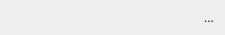
<?xml version="1.0" encoding="UTF-8"?>
<ui version="4.0">
 <class>MenuDiskItem</class>
 <widget class="QWidget" name="MenuDiskItem">
  <property name="geometry">
   <rect>
    <x>0</x>
    <y>0</y>
    <width>225</width>
    <height>35</height>
   </rect>
  </property>
  <property name="sizePolicy">
   <sizepolicy hsizetype="Expanding" vsizetype="Expanding">
    <horstretch>0</horstretch>
    <verstretch>0</verstretch>
   </sizepolicy>
  </property>
  <property name="windowTitle">
   <string>Form</string>
  </property>
  <layout class="QHBoxLayout" name="horizontalLayout">
   <property name="leftMargin">
    <number>4</number>
   </property>
   <property name="topMargin">
    <number>2</number>
   </property>
   <property name="rightMargin">
    <number>4</number>
   </property>
   <property name="bottomMargin">
    <number>2</number>
   </property>
   <item>
    <widget class="QLabel" name="diskIcon">
     <property name="sizePolicy">
      <sizepolicy hsizetype="Fixed" vsizetype="Fixed">
       <horstretch>0</horstretch>
       <verstretch>0</verstretch>
      </sizepolicy>
     </property>
     <property name="minimumSize">
      <size>
       <width>22</width>
       <height>22</height>
      </size>
     </property>
     <property name="maximumSize">
      <size>
       <width>22</width>
       <height>22</height>
      </size>
     </property>
     <property name="text">
      <string/>
     </property>
     <property name="scaledContents">
      <bool>true</bool>
     </property>
    </widget>
   </item>
   <item>
    <widget class="QLabel" name="diskLabel">
     <property name="text">
      <string/>
     </property>
    </widget>
   </item>
   <item>
    <widget class="QToolButton" name="eject">
     <property name="text">
      <string>...</string>
     </property>
     <property name="iconSize">
      <size>
       <width>22</width>
       <height>22</height>
      </size>
     </property>
     <property name="autoRaise">
      <bool>true</bool>
     </property>
    </widget>
   </item>
  </layout>
 </widget>
 <resources/>
 <connections/>
</ui>
